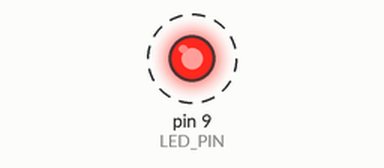
Simulated run of this sketch. Board: Arduino Uno, built with avr-gcc and run on an emulated ATmega328P. Parts: output pins drawn as LEDs (lit = HIGH). Dashed ring = blinking.

Above: at 0.2 s.
Timing chart, 0 to 5.8 s (numbered marks = the images above):
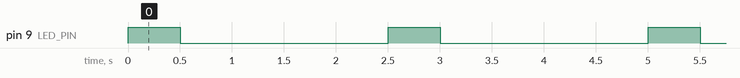

Measured:
- by itself, pin 9 (LED_PIN): alternates HIGH for 0.50 s and LOW for 2.0 s

The sketch:

sketch.ino
```cpp
// Lab 2 Exercise 1: LED ON 0.5s, OFF 2s using delay()
#define LED_PIN 9

void setup() {
  pinMode(LED_PIN, OUTPUT);
}

void loop() {
  digitalWrite(LED_PIN, HIGH);  // LED ON
  delay(500);                   // wait 0.5 seconds
  digitalWrite(LED_PIN, LOW);   // LED OFF
  delay(2000);                  // wait 2 seconds
}
```
